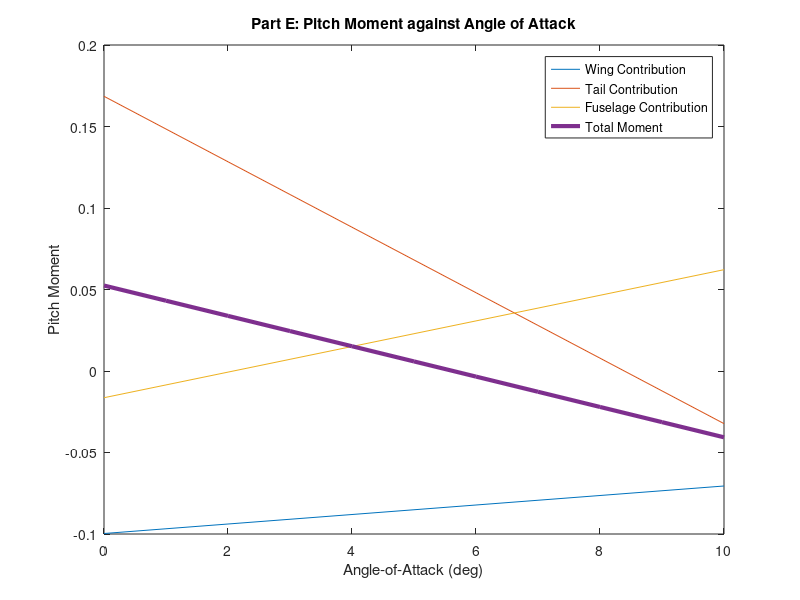

The MATLAB source for this figure: (Note: this script raises an error after producing the figure.)
clear all; close all; clc
%Project 1
%Problem 1
fid = fopen('Project_2.txt','w+');

%Business Jet Aircraft Data
station = [1 2 3 4 5 6 7 8 9 10 11 12 13];
dx = [2.6 2.6 2.2 2.2 3.4 3.4 3.4 3.4 14.6 5.2 5.2 5.2 5.2];
wf = [2.5 4.2 5.5 6.3 6.6 7.2 7.2 7.2 7.2 6.6 5.4 3.8 2.1];
i_f = [-3 -3 -10 -10 0 0 0 0 0 0 0 0 -4];
%

% Wing Characteristics
S = 542.5; % ft^2
b = 53.75; % ft
cbar = 10.93; % ft
c_m_ac_w = -0.1;
c_l_alpha_w = 0.0583; % 1/deg
c_l_0_w = 0.006; % ---
i_w = 0; % deg
alpha_0_w = -1; % deg

% Tail Characteristics
S_t = 149; % ft^2
b_t = 24.75; % ft
cbar_t = 6.5; % ft
c_l_alpha_t = 0.05934; % 1/deg
i_t = -5; % deg
eta = 0.95;
l_t = 23.6; % ft

% Fuselage Characteristics
l_f = 58.6; % ft
d_max = 7.2; % ft
l_h = 14.2; % ft

% Aircraft Characteristics
xcg = 0.25*cbar; % ft
xac = 0.2*cbar; % ft 

%Part a; Wing Contribution to the Pitching Moment
Cm_alpha_w = c_l_alpha_w*(xcg/cbar-xac/cbar); % 1/deg (given answer 0.167 (1/rad) = 0. (1/deg))
a_Cm_alpha_w = 0.167*(pi/180);; % 1/deg
Cm_0_w = c_m_ac_w+c_l_0_w*(xcg/cbar-xac/cbar); % given answer -0.0997
a_Cm_0_w = -0.0997;
fprintf(fid,'\\noindent The equation for the contribution of pitch due to the wing is: \\\\\n');
fprintf(fid,'\n $C_{m_{w}} = C_{m_{0_w}} + C_{m_{\\alpha_w}}$\\\\\n');
fprintf(fid,'\\\\\n Where $C_{m_{0_w}} = C_{m_{ac_w}}+C_{L_{0_w}}\\left(\\dfrac{x_{cg}}{\\bar{c}}-\\dfrac{x_{ac}}{\\bar{c}})\\right)$ and $C_{m_{\\alpha_w}} = C_{L_{\\alpha_w}}\\left(\\dfrac{x_{cg}}{\\bar{c}}-\\dfrac{x_{ac}}{\\bar{c}})\\right)$\\\\\n');
fprintf(fid,'\\\\ The wing contribution to the pitching moment is:\\\\\n \n $\\fbox{$C_{m_{\\alpha_w}} = %.4g$ (1/deg)}$ and $\\fbox{$C_{m_{0_w}} = \\fbox{%.4g}$}\\hspace*{\\fill} \\circled{a} \\square$\\\\\n',Cm_alpha_w,Cm_0_w);
% if Cm_alpha_w == a_Cm_alpha_w
% 	fprintf(fid,'\\\\ The $C_{m_{\\alpha_w}}$ contributions matches the answer given.\\\\\n');
% 	else
% 	fprintf(fid,'\\\\ The $C_{m_{\\alpha_w}}$ calculated is %.4g and the answer is %.4g\\\\\n',Cm_alpha_w,a_Cm_alpha_w);
% end
% if Cm_0_w == a_Cm_0_w
% 	fprintf(fid,'\\\\ The $C_{m_{0_w}}$ contributions matches the answer given.\\\\\n');
% 	else
% 	fprintf(fid,'The $C_{m_{0_w}}$ calculated is %.4g and the answer is %.4g\\\\\n',Cm_0_w,a_Cm_0_w);
% end

% Part b; Tail contribution to the pitching moment
AR_w = b^2/S;
de_over_dalpha = (2*c_l_alpha_w)/(pi*AR_w)*(180/pi);
VH = (S_t/S)*(l_t/cbar);
Cm_alpha_t = -eta*VH*c_l_alpha_t*(1-de_over_dalpha); % 1/deg (given answer -1.1506 (1/rad))
a_Cm_alpha_t = -1.1506*(pi/180); % 1/deg;
eps0 = (2*c_l_0_w)/(pi*AR_w)*(180/pi); % deg
Cm_0_t = eta*VH*c_l_alpha_t*(eps0+i_w-i_t);
a_Cm_0_t = 0.1685;
fprintf(fid,'\\\\\nThe equation for the contribution of pitch due to the tail is: \\\\\n');
fprintf(fid,'\n $C_{m_{t}} = C_{m_{0_t}} + C_{m_{\\alpha_t}}$\\\\\n');
fprintf(fid,'\\\\\n Where $C_{m_{0_t}} = \\eta V_HC_{L_{\\alpha_t}}\\left(\\varepsilon+i_w-i_t\\right)$ and $C_{m_{\\alpha_t}} = -\\eta V_HC_{L_{\\alpha_t}}\\left(1-\\dfrac{d\\varepsilon}{d\\alpha}\\right)$\\\\\n');
fprintf(fid,'The tail contribution to the pitching moment is:\\\\\n \n $\\fbox{$C_{m_{\\alpha_t}} = %.4g$ (1/deg)}$ and $\\fbox{$C_{m_{0_t}} = %.4g$}\\hspace*{\\fill} \\circled{b} \\square$\\\\\n',Cm_alpha_t,Cm_0_t);
% if Cm_alpha_t == a_Cm_alpha_t
% 	fprintf(fid,'\\\\The $C_{m_{\\alpha_t}}$ contributions matches the answer given.\\\\\n');
% 	else
% 	fprintf(fid,'\\\\The $C_{m_{\\alpha_t}}$ calculated is %.4g and the answer is %.4g\\\\\n',Cm_alpha_t,a_Cm_alpha_t);
% end
% if Cm_0_t == a_Cm_0_t
% 	fprintf(fid,'The $C_{m_{0_t}}$ contributions matches the answer given.\\\\\n');
% 	else
% 	fprintf(fid,'The $C_{m_{0_t}}$ calculated is %.4g and the answer is %.4g\\\\\n',Cm_0_t,a_Cm_0_t);
% end

%Part c; Fuselage contribution to the pitching moment
sum_cm_alpha_f = 0;
for i=10:length(station)
	if i == 10
	deu(i-9) = (dx(i)/2)/l_h*(1-de_over_dalpha);
	else
	deu(i-9) = (dx(i)/2+sum(dx(10:i)))/l_h*(1-de_over_dalpha);
    end
end
%deu_over_dalpha = [1.1 1.125 1.150 1.175 1.20 1.40 1.45 3.40 0];
deu_over_dalpha = [1.115 1.125 1.15 1.2 1.25 1.35 1.55 3.2 0]; 
deu_over_dalpha = cat(2,deu_over_dalpha,deu);
for i=1:length(station)
	sum_cm_alpha_f = sum_cm_alpha_f + wf(i)^2*deu_over_dalpha(i)*dx(i);
end
Cm_alpha_f = (1/(36.5*S*cbar))*sum_cm_alpha_f;
a_Cm_alpha_f = 0.0076; % 1/deg

dk2k1 = 0.9; %approximately
sum_cm_0_f = 0;
for i=1:length(station)
%	if i == 9
%		sum_cm_0_f = sum_cm_0_f + 0;
%	else
		sum_cm_0_f = sum_cm_0_f + wf(i)^2*(alpha_0_w+i_f(i))*dx(i);
%	end
end
Cm_0_f = ((dk2k1)/(36.5*S*cbar))*sum_cm_0_f;
a_Cm_0_f = -0.0164;

fprintf(fid,'\\\\\nThe equation for the contribution of pitch due to the fuselage is: \\\\\n');
fprintf(fid,'\n $C_{m_{f}} = C_{m_{0_f}} + C_{m_{\\alpha_f}}$\\\\\n');
fprintf(fid,'\\\\\n Where $C_{m_{0_f}} = \\dfrac{k_2-k_1}{36.5S\\bar{c}}*\\sum_{x=0}^{x=l_f} w^2_f (\\alpha_{0_w} + i_f)\\Delta x$ and $C_{m_{\\alpha_t}} = \\dfrac{1}{36.5S\\bar{c}}*\\sum_{x=0}^{x=l_f} w^2_f \\dfrac{\\partial \\varepsilon}{\\partial \\alpha}\\Delta x$\\\\\n');
fprintf(fid,'\\\\\nThe fuselage contribution to the pitching moment is:\\\\\n \n $\\fbox{$C_{m_{\\alpha_f}} = %.4g$ (1/deg)}$ and $\\fbox{$C_{m_{0_f}} = %.4g$}\\hspace*{\\fill} \\circled{c} \\square$\\\\\n',Cm_alpha_f,Cm_0_f);
% if Cm_alpha_f == a_Cm_alpha_f
% 	fprintf(fid,'\\\\The $C_{m_{\\alpha_f}}$ contributions matches the answer given.\\\\\n');
% 	else
% 	fprintf(fid,'\\\\The $C_{m_{\\alpha_f}}$ calculated is %.4g and the answer is %.4g\\\\\n',Cm_alpha_f,a_Cm_alpha_f);
% end
% if Cm_0_f == a_Cm_0_f
% 	fprintf(fid,'The $C_{m_{0_f}}$ contributions matches the answer given.\\\\\n');
% 	else
% 	fprintf(fid,'The $C_{m_{0_f}}$ calculated is %.4g and the answer is %.4g\\\\\n',Cm_0_f,a_Cm_0_f);
% end

% Part d; Total pitching moment
total_Cm_alpha = (Cm_alpha_w*(180/pi)+Cm_alpha_t*(180/pi)+Cm_alpha_f*(180/pi))*(pi/180);
a_total_Cm_alpha = -0.548*(pi/180); % 1/deg
total_Cm_0 = Cm_0_w+Cm_0_t+Cm_0_f;
a_total_Cm_0 = 0.05243;
fprintf(fid,'\\\\\nThe total contribution to the pitching moment is (due to roundoff error):\\\\\n \n $\\fbox{$C_{m_{\\alpha_{total}}} = %.4g$ (1/deg)}$ and $\\fbox{$C_{m_{0_{total}}} = %.4g$}\\hspace*{\\fill} \\circled{d} \\square$\\\\\n',total_Cm_alpha,total_Cm_0);
% if total_Cm_alpha == a_total_Cm_alpha
% 	fprintf(fid,'\\\\The $C_{m_{\\alpha_w}}$ contributions matches the answer given.\\\\\n');
% 	else
% 	fprintf(fid,'\\\\The $C_{m_{\\alpha_w}}$ calculated is %.4g and the answer is %.4g\\\\\n',total_Cm_alpha,a_total_Cm_alpha);
% end
% if total_Cm_0 == a_total_Cm_0
% 	fprintf(fid,'The $C_{m_{0_}}$ contributions matches the answer given.\\\\\n');
% 	else
% 	fprintf(fid,' $C_{m_{0_w}}$ calculated is %.4g and the answer is %.4g\\\\\n',total_Cm_0,a_total_Cm_0);
% end
%Part e; plot various contributions and total pitch moment versus alpha
alpha = [0:1:10];
for i=1:11
    cm_w(i) = Cm_0_w + Cm_alpha_w*alpha(i);
    cm_t(i) = Cm_0_t + Cm_alpha_t*alpha(i);
    cm_f(i) = Cm_0_f + Cm_alpha_f*alpha(i);
    cm(i) = total_Cm_0 + total_Cm_alpha*alpha(i);
end

figure(1)
plot(alpha,cm_w,alpha,cm_t,alpha,cm_f,alpha,cm,'LineWidth',3.0)
title('Part E: Pitch Moment against Angle of Attack');
ylabel('Pitch Moment');
xlabel('Angle-of-Attack (deg)');
legend('Wing Contribution','Tail Contribution', 'Fuselage Contribution', 'Total Moment');
ax = gca;
ax.FontSize = 16;

name = 'Figure_1';
print(figure(1),'-depsc',name);
fprintf(fid,'\\begin{figure}[H]\\centering\\includegraphics[keepaspectratio=true,height=.45\\textheight,width=1\\textwidth]{%s.eps} $\\hspace*{\\fill} \\circled{e} \\square$\\end{figure}\n',name);

% Part f
xnp = xac/cbar - Cm_alpha_f/c_l_alpha_w + eta*VH*(c_l_alpha_t)/(c_l_alpha_w)*(1-de_over_dalpha);
fprintf(fid,'The stick fixed neutral point is (due to roundoff): %.4g $\\hspace*{\\fill} \\circled{f} \\square$',xnp);
fclose(fid);
